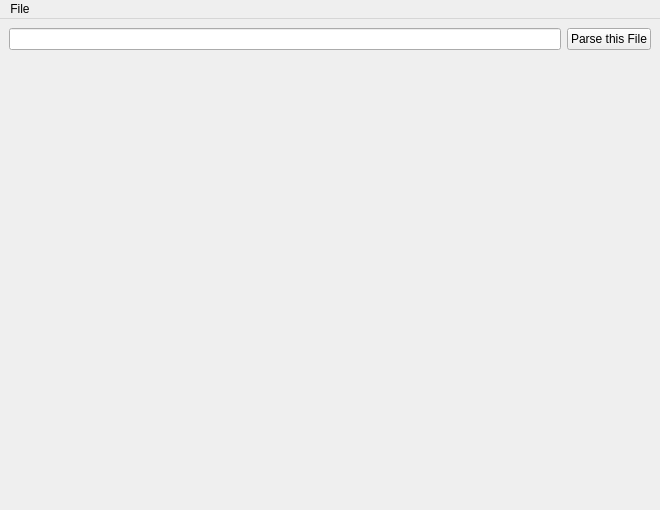
<?xml version="1.0" encoding="UTF-8"?>
<ui version="4.0">
 <class>MplMainWindow</class>
 <widget class="QMainWindow" name="MplMainWindow">
  <property name="geometry">
   <rect>
    <x>0</x>
    <y>0</y>
    <width>660</width>
    <height>510</height>
   </rect>
  </property>
  <property name="windowTitle">
   <string>MainWindow</string>
  </property>
  <widget class="QWidget" name="mplcentralwidget">
   <property name="sizePolicy">
    <sizepolicy hsizetype="Expanding" vsizetype="Expanding">
     <horstretch>0</horstretch>
     <verstretch>0</verstretch>
    </sizepolicy>
   </property>
   <layout class="QVBoxLayout" name="verticalLayout">
    <item>
     <layout class="QHBoxLayout" name="mplhorizontalLayout">
      <item>
       <widget class="QLineEdit" name="mpllineEdit"/>
      </item>
      <item>
       <widget class="QPushButton" name="mplpushButton">
        <property name="text">
         <string>Parse this File</string>
        </property>
       </widget>
      </item>
     </layout>
    </item>
    <item>
     <widget class="MplWidget" name="mpl" native="true">
      <property name="sizePolicy">
       <sizepolicy hsizetype="Expanding" vsizetype="Expanding">
        <horstretch>0</horstretch>
        <verstretch>0</verstretch>
       </sizepolicy>
      </property>
     </widget>
    </item>
   </layout>
  </widget>
  <widget class="QMenuBar" name="mplmenubar">
   <property name="geometry">
    <rect>
     <x>0</x>
     <y>0</y>
     <width>660</width>
     <height>22</height>
    </rect>
   </property>
   <widget class="QMenu" name="mplmenuFile">
    <property name="title">
     <string>File</string>
    </property>
    <addaction name="mplactionOpen"/>
    <addaction name="separator"/>
    <addaction name="mplactionExit"/>
   </widget>
   <addaction name="mplmenuFile"/>
  </widget>
  <action name="mplactionOpen">
   <property name="text">
    <string>Open</string>
   </property>
  </action>
  <action name="mplactionExit">
   <property name="text">
    <string>Exit</string>
   </property>
  </action>
 </widget>
 <customwidgets>
  <customwidget>
   <class>MplWidget</class>
   <extends>QWidget</extends>
   <header>mplwidget.h</header>
   <container>1</container>
  </customwidget>
 </customwidgets>
 <resources/>
 <connections/>
</ui>
